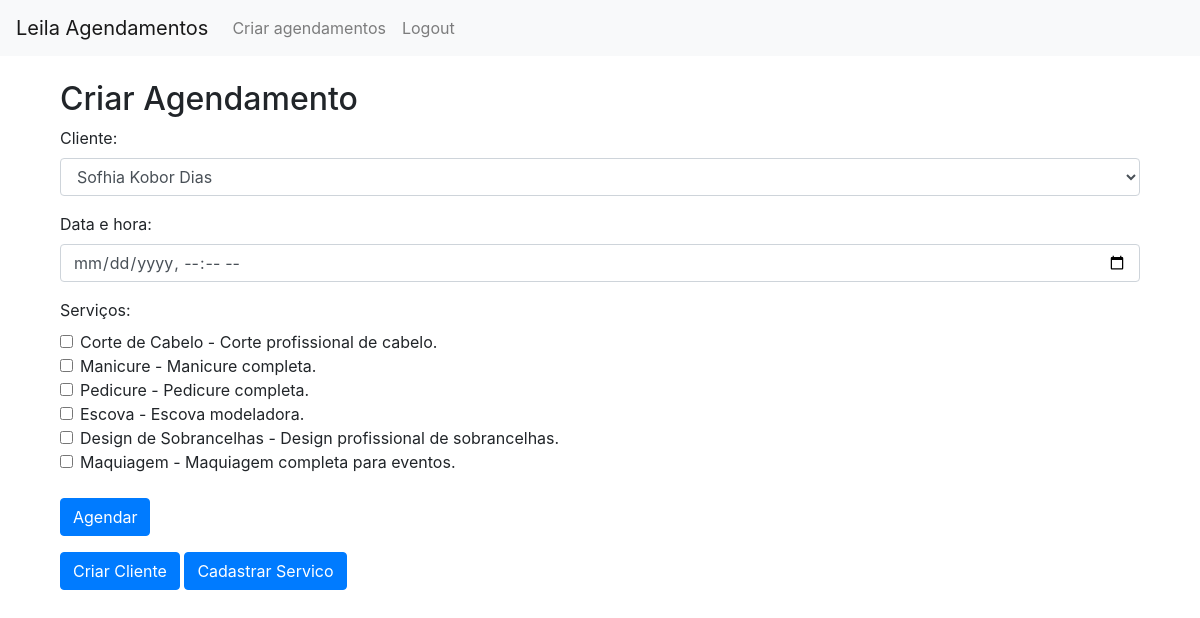
Page /agendamentos (signed in) on the earlier database version.
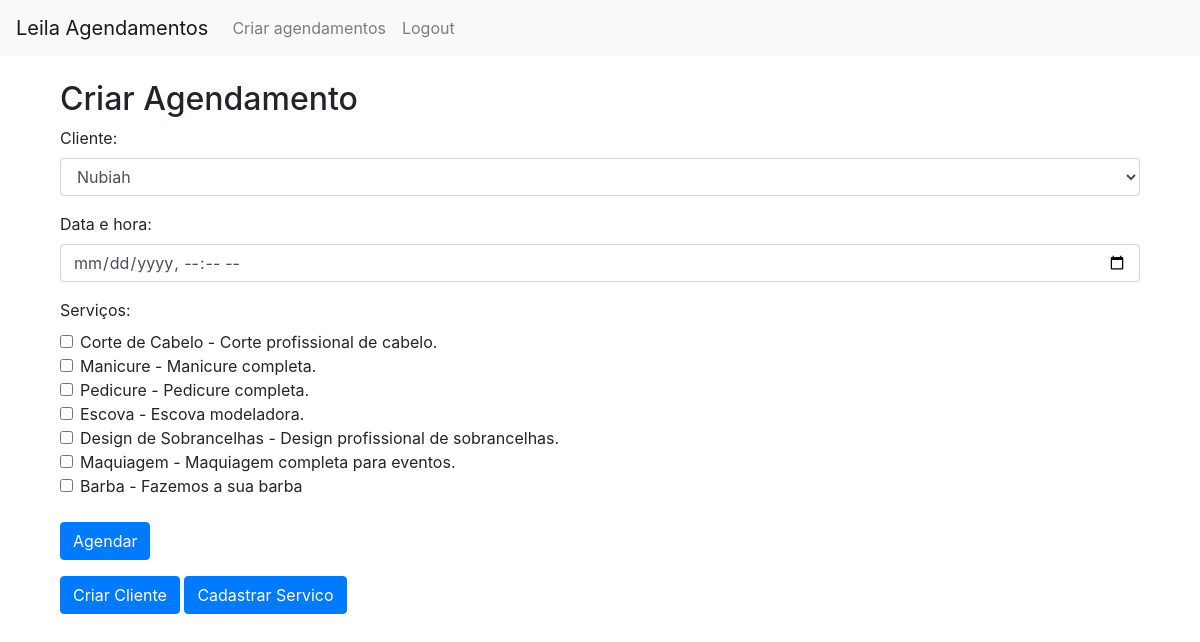
Same page on the later database version.
### models.py (models this page shows)
class Servico(db.Model):
    id = db.Column(db.Integer, primary_key=True)
    nome = db.Column(db.String(100), nullable=False)
    preco = db.Column(db.Float, nullable=False)
    descricao = db.Column(db.Text)

### app.py (the view, shortened to what this page needs)
@app.route('/agendamentos', methods=['GET', 'POST'])
@login_required # criar agendamentos se logado
def agendamentos():
    todosClientes = Cliente.query.filter_by(is_admin = False).all() # carregar os clientes existentes. Não pode ser admin
    todosServicos = Servico.query.all() # Carregar serviços cadastrados
    return render_template('criarAgendamento.html', servicos=todosServicos, clientes=todosClientes)

### app.py (called while the page is built)
@lm.user_loader # decorador para carregar user
def load_user(id): # pega o id para carregar user
    cliente = db.session.query(Cliente).filter_by(id=id).first()
    return cliente

### templates/criarAgendamento.html
{% extends 'header.html' %}
{% block content %}
<div class="container">
    <form action="{{ url_for('agendamentos') }}" method="post">
        <h2 class="mt-4">Criar Agendamento</h2>
        {% if current_user.is_admin %}
            <div class="form-group">
                <label for="cliente">Cliente:</label>
                <select id="cliente" name="cliente" class="form-control" required>
                    {% for cliente in clientes %}
                    <option value="{{ cliente.id }}">{{ cliente.nome }}</option>
                    {% endfor %}
                </select>
            </div>
        {% endif %}
        <div class="form-group">
            <label for="dataHora">Data e hora: </label>
            <input type="datetime-local" id="dataHora" name="dataHora" class="form-control" required/>
        </div>
        <div class="form-group">
            <label>Serviços:</label>
            {% for servico in servicos %}
            <div class="form-check">
                <input class="form-check-input" type="checkbox"
                        name="servicos" value="{{ servico.id }}"
                        id="servicos{{ servico.id }}">
                <label class="form-check-label" for="servicos{{ servico.id }}">
                    {{ servico.nome }} - {{ servico.descricao }}
                </label>
        </div>
            {% endfor %}
        <div class="form-group mt-4">
            <input type="submit" value="Agendar" class="btn btn-primary">
        </div>
    </form>
    {% if current_user.is_admin %}
    <a href="{{ url_for('cadastrarCliente') }}" class="btn btn-primary">Criar Cliente</a>
    <a href="{{ url_for('servicos') }}" class="btn btn-primary">Cadastrar Servico</a>
    {% endif%}
</div>
{% endblock %}

Differences in the rows shown:
added Servico: nome "Barba", descricao "Fazemos a sua barba"
Other differences:
form field cliente: "Sofhia Kobor Dias" → "Nubiah"
